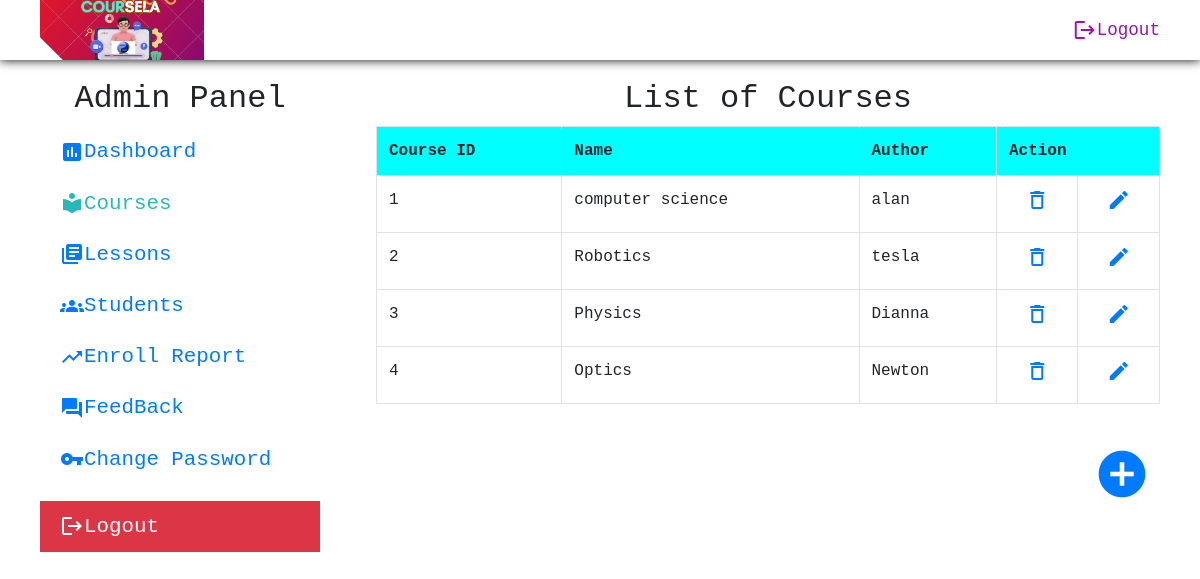
Page /admin/admin_courses.php (signed in) on the committed database.
### tables this page shows
CREATE TABLE `course` (
  `course_id` int(11) NOT NULL,
  `course_name` varchar(255) NOT NULL,
  `course_author` varchar(255) NOT NULL,
  `course_desc` text NOT NULL,
  `course_dur` varchar(255) NOT NULL,
  `course_img` varchar(255) NOT NULL
);

### admin/admin_courses.php (the view, shortened to what this page needs)
<?php
require './admin_header.php';
$info = "";
?>
<main>
    <?php
    if (isset($_GET['add']) || isset($_POST['add'])) {
        if (isset($_POST['add'])) {
            $name = sanitize_data($_POST['name'], $conn);
            $author = sanitize_data($_POST['author'], $conn);
            $desc = sanitize_data($_POST['desc'], $conn);
            $dur = sanitize_data($_POST['dur'], $conn);
            $price = sanitize_data($_POST['price'], $conn);
            if (empty($_FILES['fileToUpload']['name'])) {
                $info = "<span class='text-danger'>please select an image</spna><br>";
            } else {
                $img = upload_img();
                if ($img !== FALSE) {
                    $sql = "INSERT INTO course(course_name,course_author,course_desc,course_dur,course_img,price)  VALUES ('$name','$author','$desc','$dur','$img','$price')";
                    if ($conn->query($sql))
                        $info = "<span class='text-success'>course added successfully !</spna><br>";
                    else
                        $info = "<span class='text-danger'>An error occured :(</spna><br>";
                } else
                    $info = "<span class='text-danger'>problem while uploading image</spna><br>";
            }
        }
    ?>
        <h3>Add New Course</h3>
        <form action="" method="POST" enctype="multipart/form-data">
            <div class="form-group">
                <label for="name">Course Name</label><br>
                <input type="text" name="name" id="name"><br>
            </div>
            <div class="form-group">
                <label for="auth">Author</label><br>
                <input type="text" name="author" id="auth"><br>
            </div>
            <div class="form-group">
                <label for="desc">Course Description</label><br>
                <textarea name="desc" id="desc" cols="40" rows="5"></textarea><br>
            </div>
            <div class="form-group">
                <label for="dur">Course Duration</label><br>
                <input type="text" name="dur" id="dur"><br>
            </div>
            <div class="form-group">
                <label for="up_img">Course Image</label><br>
                <input type="file" name="fileToUpload" id="up_img"><br>
                <img class="mt-2" id="load" src="#" style="display:none;">
            </div>
            <div class="form-group">
                <label for="price">Price</label><br>
                <input type="text" name="price" id="price"><br>
            </div>
            <?php echo $info ?>
            <button class="btn btn-primary" type="submit" name="add">Submit</button>
            <a href="admin_courses.php">Close</a>
        </form>
        <script>
            up_img.onchange = evt => {
                const [file] = up_img.files
                if (file) {
                    load.style.display = "block";
                    load.style.width = "50%";
                    load.src = URL.createObjectURL(file)
                }
            }
        </script>
    <?php
    } else {
    ?>
        <h2>List of Courses</h2>
        <div style="overflow-x: auto;" class="table">
            <table class="table table-bordered">
                <tr>
                    <th>Course ID</th>
                    <th>Name</th>
                    <th>Author</th>
                    <th colspan="2">Action</th>
                </tr>
                <?php
                $sql = "SELECT course_id,course_name,course_author,course_img FROM course";
                $result = $conn->query($sql);
                if ($result->num_rows > 0) {
                    while ($row = $result->fetch_assoc()) {
                        echo "<tr>
                            <td>{$row['course_id']}</td>
                            <td>{$row['course_name']}</td>
                            <td>{$row['course_author']}</td>
                            <td class='svg'><a href='?delete={$row['course_id']}&img={$row['course_img']}'><i class='material-icons'>delete_outline</i></a></td>
                            <td class='svg'><a href='?edit={$row['course_id']}'><i class='material-icons'>edit</i></a></td>
                        </tr>";
                    }
                } else {
                   echo "<tr>
                        <td colspan='5'>
                            NO COURSE YET :(
                        </td>
                    </tr>";
                }
                ?>
            </table>
        </div>
        <div class="add_btn">
            <a href="?add" class="material-icons">add_circle</a>
        </div>
    <?php
    }
    ?>
</main>
<?php
require './admin_footer_script.php'
?>

### css/nav-bar_drawer.css (style rules this page uses)
:root { --d_height:60px; --m_height:60px; --drawer_width: 60vw; }
body { overflow-x: hidden; margin: 0; font-family: 'Courier New', Courier, monospace; }

### css/menu.css (style rules this page uses)
main { width: 70%; }

### rows in the picture
course: course_id "1", course_name "computer science", course_author "alan"
course: course_id "2", course_name "Robotics", course_author "tesla"
course: course_id "3", course_name "Physics", course_author "Dianna"
course: course_id "4", course_name "Optics", course_author "Newton"
